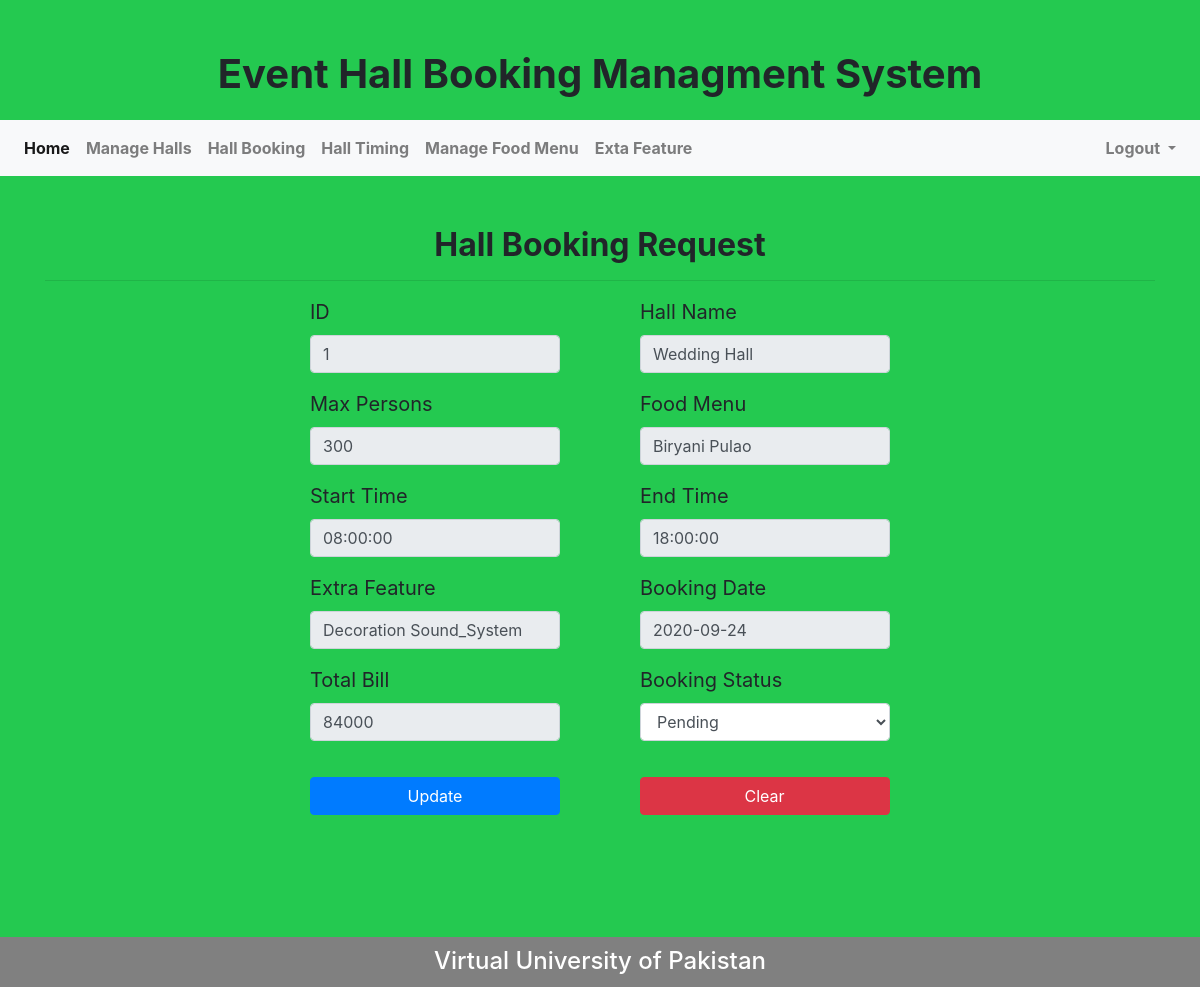
The page /manger/edit_hall_booking.php?edit=1 (signed in) on the database its author committed.
### tables this page shows
CREATE TABLE `booking_tbl` (
  `ID` int(11) NOT NULL,
  `Username` varchar(255) NOT NULL,
  `Hall_name` varchar(255) NOT NULL,
  `Event_type` varchar(255) NOT NULL,
  `Nop` int(11) NOT NULL,
  `Menu` varchar(255) NOT NULL,
  `Stime` time NOT NULL,
  `Etime` time NOT NULL,
  `Extra` varchar(255) NOT NULL,
  `Booking_date` date NOT NULL,
  `Total_bill` int(11) NOT NULL,
  `Booking` varchar(255) NOT NULL
);

### manger/edit_hall_booking.php (the view, shortened to what this page needs)
<?php
if (empty($_SESSION['uID'])) {
  echo '<script language="javascript">';
  echo 'alert("Please login to continue")';
  echo '</script>';
  echo "<script>location.replace('../login.php')</script>";
}else{
include ('managerHeader.php');
?>
<!DOCTYPE html>
<html>
<head>
</head>
<body>
	<div class="container">
          <h2 class="heading">Hall Booking Request</h2>
          <hr>
            <div class="standardForm">
        <?php
        if (isset($_GET['edit'])) {
            $id=$_GET['edit'];
            $qry = "SELECT * FROM booking_tbl WHERE ID='$id'";
            $run = mysqli_query($conn,$qry);
            while ($row = mysqli_fetch_array($run)) {
        ?>
        <form method="post" action="">
          <div class="form-row">
              <div class="form-group col-md-6">
                  <label for="inputID4">ID</label>
                  <input type="text" class="form-control" id="inputID4" name="newid" value="<?php echo $row ['ID']; ?>"  disabled="">
              </div>
              <div class="form-group col-md-6">
                  <label for="inputHallName4">Hall Name</label>
                  <input type="text" class="form-control" name="hname" id="inputHallName4" value="<?php echo $row ['Hall_name']; ?>" disabled="">
              </div>
            </div>
          <div class="form-row">
              <div class="form-group col-md-6">
                  <label for="inputMaxPersons4">Max Persons</label>
                  <input type="text" class="form-control" name="nop" id="inputMaxPersons4" value="<?php echo $row ['Nop']; ?>" disabled="">
              </div>
              <div class="form-group col-md-6">
                  <label for="inputFoodMenu4">Food Menu</label>
                  <input type="text" class="form-control" name="menu" id="inputFoodMenu4" value="<?php echo $row ['Menu']; ?>" disabled="">
              </div>
            </div>
            <div class="form-row">
              <div class="form-group col-md-6">
                  <label for="inputStartTime4">Start Time</label>
                  <input type="text" class="form-control" name="stime" id="inputStartTime4" value="<?php echo $row ['Stime']; ?>" disabled="">
              </div>
              <div class="form-group col-md-6">
                  <label for="inputEndTime4">End Time</label>
                  <input type="text" class="form-control" name="etime" id="inputaddress4" value="<?php echo $row ['Etime']; ?>" disabled="">
              </div>
            </div>
            <div class="form-row">
              <div class="form-group col-md-6">
                  <label for="inputExtraFeature4">Extra Feature</label>
                  <input type="text" class="form-control" name="extra" id="inputExtraFeature4" value="<?php echo $row ['Extra']; ?>" disabled="">
              </div>
              <div class="form-group col-md-6">
                  <label for="inputBookingDate4">Booking Date</label>
                  <input type="text" class="form-control" name="Booking_date" id="inputBookingDate4" value="<?php echo $row ['Booking_date']; ?>" disabled="">
              </div>
            </div>
            <div class="form-row">
              <div class="form-group col-md-6">
                  <label for="inputTotalBill4">Total Bill</label>
                  <input type="text" class="form-control" name="totalbill" id="inputTotalBill4" value="<?php echo $row ['Total_bill']; ?>" disabled="">
              </div>
              <div class="form-group col-md-6">
                  <label for="inputBookingStatus">Booking Status</label>
                  <?php
                    $o1status = $row ['Booking'];
                    if ($o1status == "Pending") {
                      ?>
                      <select id="inputBooking" name="newbooking" class="form-control">
                        <option value="Pending" selected="">Pending</option>
                      </select>
                    <?php
                    }
                    ?>
              </div>
            </div>
            <div class="standardBtn">
              <button type="submit" class="btn btn-primary" name="update">Update</button>
              <button class="btn btn-danger" style="margin-left:75px;" type="reset">Clear</button>
            </div>
          </form>
          <?php
            }
          }
          ?>
      </div>
	</div>
    <?php include '../footer.php'; ?>
</body>
</html>
<?php
}
?>

### rows shown on the page
booking_tbl: newid "1", hname "Wedding Hall", nop "300", menu "Biryani Pulao", stime "08:00:00", etime "18:00:00", extra "Decoration Sound_System", Booking_date "2020-09-24", totalbill "84000"
